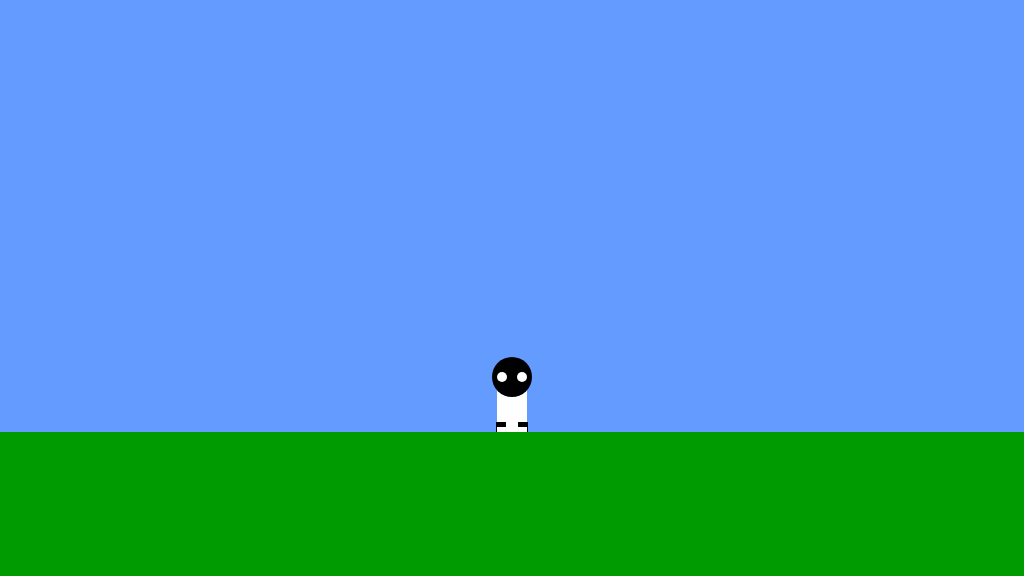
Frame 1 (no input)
Frame 60 (no input): identical to frame 1, image omitted
Frame 120 (the mouse pressed at the canvas centre since frame 60): identical to frame 1, image omitted

The p5.js sketch that drew this single still picture (run headless with seeded random() and noise() and a simulated clock; from frame 60 on, the mouse is pressed at the canvas centre):

// p5.js sketch
// ── sketch.js
/*

The Game Project

Week 3

Game interaction

*/


var gameChar_x;
var gameChar_y;
var floorPos_y;
var isLeft;
var isRight;
var isFalling;
var isPlummeting;


function setup()
{
	createCanvas(1024, 576);
	floorPos_y = height * 3/4;
	gameChar_x = width/2;
	gameChar_y = floorPos_y;

	isLeft = false;
	isRight = false;
	isFalling = false;
	isPlummeting = false;

}

function draw()
{

	///////////DRAWING CODE//////////

	background(100,155,255); //fill the sky blue


	noStroke();
	fill(0,155,0);
	rect(0, floorPos_y, width, height - floorPos_y); //draw some green ground

	//draw the canyon


	//the game character
	if(isLeft && isFalling)
	{
		// add your jumping-left code

		fill(255);
		rect(gameChar_x - 15, gameChar_y - 55, 30, 50);
		fill(0)
		ellipse(gameChar_x, gameChar_y - 55, 40, 40);
		fill(0)
		rect(gameChar_x - 16, gameChar_y - 10, 10, 10);
		rect(gameChar_x + 6, gameChar_y - 10, 10, 10);
		fill(255)
		ellipse(gameChar_x - 10, gameChar_y - 55, 10, 10);
		ellipse(gameChar_x + 10, gameChar_y - 55, 10, 10);
		fill(255)
		rect(gameChar_x - 15, gameChar_y - 5, 30, 5);
		fill(255, 200, 0); // Yellow color for the hand
		rect(gameChar_x -20, gameChar_y - 39, 10, 20)


	}
	else if(isRight && isFalling)
	{
		// add your jumping-right code

		fill(255);
		rect(gameChar_x - 15, gameChar_y - 55, 30, 50); 
		fill(0)
		ellipse(gameChar_x, gameChar_y - 55, 40, 40);
		fill(0)
		rect(gameChar_x - 16, gameChar_y - 10, 10, 10);
		rect(gameChar_x + 6, gameChar_y - 10, 10, 10);
		fill(255)
		ellipse(gameChar_x - 10, gameChar_y - 55, 10, 10);
		ellipse(gameChar_x + 10, gameChar_y - 55, 10, 10);
		fill(255)
		rect(gameChar_x - 15, gameChar_y - 5, 30, 5);
		fill(255, 200, 0); // Yellow color for the hand
		rect(gameChar_x +12, gameChar_y - 39, 10, 20)

	}
	else if(isLeft)
	{
		// add your walking left code
		fill(255);
		rect(gameChar_x - 15, gameChar_y - 55, 30, 50);
		fill(0)
		ellipse(gameChar_x, gameChar_y - 55, 40, 40);
		fill(0)
		rect(gameChar_x - 16, gameChar_y - 10, 10, 10);
		rect(gameChar_x + 6, gameChar_y - 10, 10, 10);
		fill(255)
		ellipse(gameChar_x - 10, gameChar_y - 55, 10, 10);
		ellipse(gameChar_x + 10, gameChar_y - 55, 10, 10);
		fill(255)
		rect(gameChar_x - 15, gameChar_y - 5, 30, 5);
		fill(255, 200, 0); // Yellow color for the hand
		rect(gameChar_x -20, gameChar_y - 39, 10, 20)

	}
	else if(isRight)
	{
		// add your walking right code

		fill(255);
		rect(gameChar_x - 15, gameChar_y - 55, 30, 50); 
		fill(0)
		ellipse(gameChar_x, gameChar_y - 55, 40, 40);
		fill(0)
		rect(gameChar_x - 16, gameChar_y - 10, 10, 10);
		rect(gameChar_x + 6, gameChar_y - 10, 10, 10);
		fill(255)
		ellipse(gameChar_x - 10, gameChar_y - 55, 10, 10);
		ellipse(gameChar_x + 10, gameChar_y - 55, 10, 10);
		fill(255)
		rect(gameChar_x - 15, gameChar_y - 5, 30, 5);
		fill(255, 200, 0); // Yellow color for the hand
		rect(gameChar_x +12, gameChar_y - 39, 10, 20)

	}
	else if(isFalling || isPlummeting)
	{
		// add your jumping facing forwards code

	}
	else
	{
		// add your standing front facing code

		fill(255);
	rect(gameChar_x - 15, gameChar_y - 55, 30, 50); 
	fill(0)
	ellipse(gameChar_x, gameChar_y - 55, 40, 40);
	fill(0)
	rect(gameChar_x - 16, gameChar_y - 10, 10, 10);
	rect(gameChar_x + 6, gameChar_y - 10, 10, 10);
	fill(255)
	ellipse(gameChar_x - 10, gameChar_y - 55, 10, 10);
	ellipse(gameChar_x + 10, gameChar_y - 55, 10, 10);
	fill(255)
	rect(gameChar_x - 15, gameChar_y - 5, 30, 5);

	}

	///////////INTERACTION CODE//////////
	//Put conditional statements to move the game character below here

	if(isLeft)
	{
		gameChar_x -= 5;
	}
	if(isRight)
	{
		gameChar_x += 5;
	}

	//gravity
	if(gameChar_y < floorPos_y)
	{
		gameChar_y += 2;
		isFalling = true;	
}else{
	isFalling = false;

}
}


function keyPressed()
{
	// if statements to control the animation of the character when
	// keys are pressed.

	if(keyCode == 37)
	{
		isLeft = true;
	} else if(keyCode == 39)
	{
		isRight = true;
	} else if (keyCode == 87){
		gameChar_y -= 100;
	}

	//open up the console to see how these work
	console.log("keyPressed: " + key);
	console.log("keyPressed: " + keyCode);
}

function keyReleased()
{
	// if statements to control the animation of the character when
	// keys are released.

	if(keyCode == 37)
	{
		isLeft = false;
	}else if(keyCode == 39)
	{
		isRight = false;
	}
	console.log("keyReleased: " + key);
	console.log("keyReleased: " + keyCode);
}
